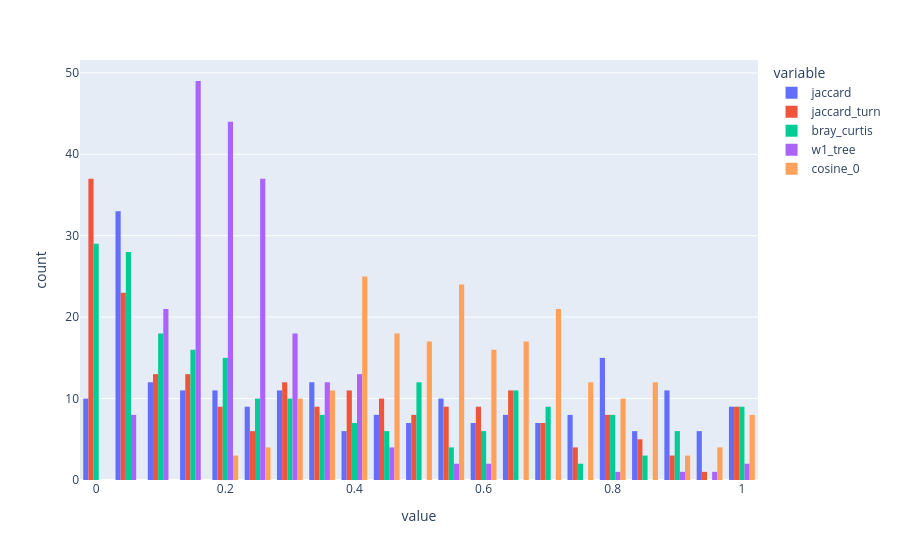

The code cell stored with this chart in its notebook:
### Code cell
px.histogram(
    df_stats,
    x=metrics,
    barmode="group",
)

### Figure 1 — Plotly figure (JSON) as saved in the notebook; plotly's stock layout.template omitted (floating-point values rounded to 4 significant figures; data arrays with more than 128 entries replaced by an {"elided": "..."} marker saying what was removed)
{"data": [{"alignmentgroup": "True", "bingroup": "x", "hovertemplate": "variable=jaccard<br>value=%{x}<br>count=%{y}<extra></extra>", "legendgroup": "jaccard", "marker": {"color": "#636efa", "pattern": {"shape": ""}}, "name": "jaccard", "offsetgroup": "jaccard", "orientation": "v", "showlegend": true, "x": {"elided": "217 float values"}, "xaxis": "x", "yaxis": "y", "type": "histogram"}, {"alignmentgroup": "True", "bingroup": "x", "hovertemplate": "variable=jaccard_turn<br>value=%{x}<br>count=%{y}<extra></extra>", "legendgroup": "jaccard_turn", "marker": {"color": "#EF553B", "pattern": {"shape": ""}}, "name": "jaccard_turn", "offsetgroup": "jaccard_turn", "orientation": "v", "showlegend": true, "x": {"elided": "217 float values"}, "xaxis": "x", "yaxis": "y", "type": "histogram"}, {"alignmentgroup": "True", "bingroup": "x", "hovertemplate": "variable=bray_curtis<br>value=%{x}<br>count=%{y}<extra></extra>", "legendgroup": "bray_curtis", "marker": {"color": "#00cc96", "pattern": {"shape": ""}}, "name": "bray_curtis", "offsetgroup": "bray_curtis", "orientation": "v", "showlegend": true, "x": {"elided": "217 float values"}, "xaxis": "x", "yaxis": "y", "type": "histogram"}, {"alignmentgroup": "True", "bingroup": "x", "hovertemplate": "variable=w1_tree<br>value=%{x}<br>count=%{y}<extra></extra>", "legendgroup": "w1_tree", "marker": {"color": "#ab63fa", "pattern": {"shape": ""}}, "name": "w1_tree", "offsetgroup": "w1_tree", "orientation": "v", "showlegend": true, "x": {"elided": "217 float values"}, "xaxis": "x", "yaxis": "y", "type": "histogram"}, {"alignmentgroup": "True", "bingroup": "x", "hovertemplate": "variable=cosine_0<br>value=%{x}<br>count=%{y}<extra></extra>", "legendgroup": "cosine_0", "marker": {"color": "#FFA15A", "pattern": {"shape": ""}}, "name": "cosine_0", "offsetgroup": "cosine_0", "orientation": "v", "showlegend": true, "x": {"elided": "217 float values"}, "xaxis": "x", "yaxis": "y", "type": "histogram"}], "layout": {"xaxis": {"anchor": "y", "domain": [0.0, 1.0], "title": {"text": "value"}}, "yaxis": {"anchor": "x", "domain": [0.0, 1.0], "title": {"text": "count"}}, "legend": {"title": {"text": "variable"}, "tracegroupgap": 0}, "margin": {"t": 60}, "barmode": "group"}}
